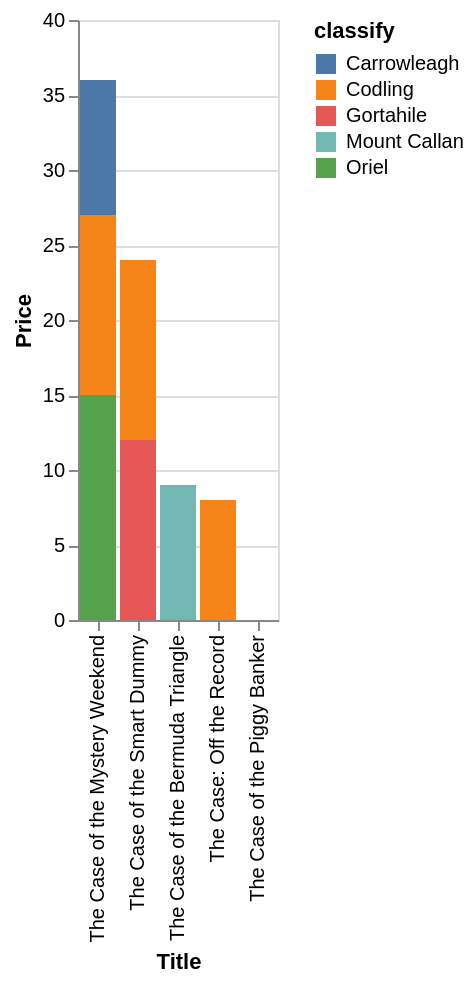

Source (Vega-Lite JSON):
### Vega-Lite specification from a JSON file in a GitHub repository (floating-point values rounded to 4 significant figures)
{"data": {"values": [{"x_data": "The Case of the Mystery Weekend", "y_data": 9, "classify": "Carrowleagh"}, {"x_data": "The Case of the Smart Dummy", "y_data": 0, "classify": "Carrowleagh"}, {"x_data": "The Case of the Piggy Banker", "y_data": 0, "classify": "Carrowleagh"}, {"x_data": "The Case of the Bermuda Triangle", "y_data": 0, "classify": "Carrowleagh"}, {"x_data": "The Case: Off the Record", "y_data": 0, "classify": "Carrowleagh"}, {"x_data": "The Case of the Mystery Weekend", "y_data": 12, "classify": "Codling"}, {"x_data": "The Case of the Smart Dummy", "y_data": 12, "classify": "Codling"}, {"x_data": "The Case of the Piggy Banker", "y_data": 0, "classify": "Codling"}, {"x_data": "The Case of the Bermuda Triangle", "y_data": 0, "classify": "Codling"}, {"x_data": "The Case: Off the Record", "y_data": 8, "classify": "Codling"}, {"x_data": "The Case of the Mystery Weekend", "y_data": 0, "classify": "Gortahile"}, {"x_data": "The Case of the Smart Dummy", "y_data": 12, "classify": "Gortahile"}, {"x_data": "The Case of the Piggy Banker", "y_data": 0, "classify": "Gortahile"}, {"x_data": "The Case of the Bermuda Triangle", "y_data": 0, "classify": "Gortahile"}, {"x_data": "The Case: Off the Record", "y_data": 0, "classify": "Gortahile"}, {"x_data": "The Case of the Mystery Weekend", "y_data": 0, "classify": "Mount Callan"}, {"x_data": "The Case of the Smart Dummy", "y_data": 0, "classify": "Mount Callan"}, {"x_data": "The Case of the Piggy Banker", "y_data": 0, "classify": "Mount Callan"}, {"x_data": "The Case of the Bermuda Triangle", "y_data": 9, "classify": "Mount Callan"}, {"x_data": "The Case: Off the Record", "y_data": 0, "classify": "Mount Callan"}, {"x_data": "The Case of the Mystery Weekend", "y_data": 15, "classify": "Oriel"}, {"x_data": "The Case of the Smart Dummy", "y_data": 0, "classify": "Oriel"}, {"x_data": "The Case of the Piggy Banker", "y_data": 0, "classify": "Oriel"}, {"x_data": "The Case of the Bermuda Triangle", "y_data": 0, "classify": "Oriel"}, {"x_data": "The Case: Off the Record", "y_data": 0, "classify": "Oriel"}]}, "mark": "bar", "encoding": {"x": {"field": "x_data", "type": "nominal", "title": "Title", "sort": {"op": "sum", "field": "y_data", "order": "descending"}}, "y": {"field": "y_data", "type": "quantitative", "title": "Price"}, "color": {"field": "classify"}}}
